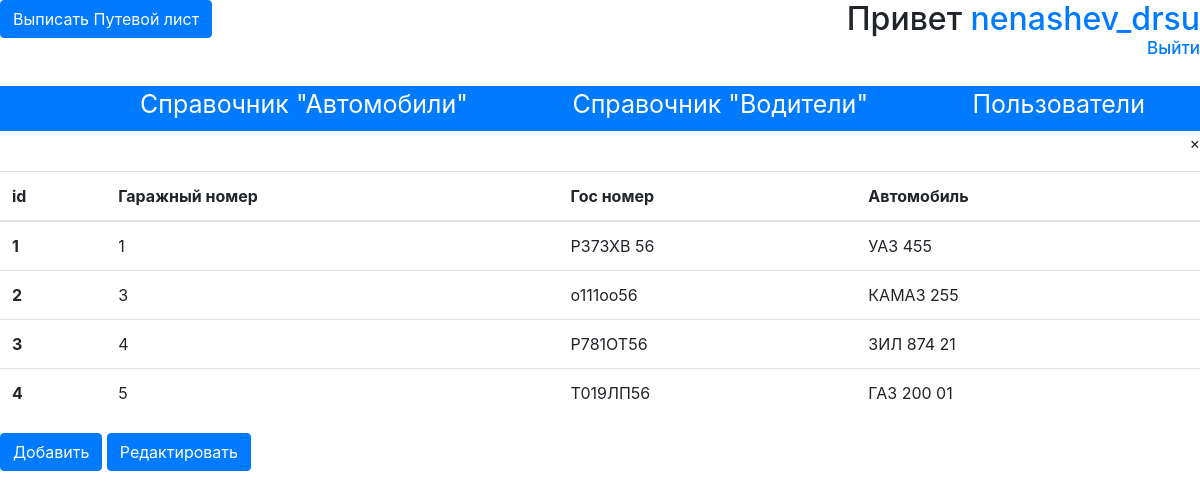
Screenshot of /admin.php (signed in) with the database file from the repository.
### tables this page shows
CREATE TABLE `autos` (
  `id_auto` int(11) NOT NULL,
  `Гаражный номер` varchar(25) NOT NULL,
  `ГосНомер` varchar(25) NOT NULL,
  `Автомобиль` varchar(25) NOT NULL
);

### admin.php (the view, shortened to what this page needs)
<?php require_once('db.php') ?>
<?php
	$data_auto =  mysqli_query($db, "SELECT * FROM autos");
?>
<!DOCTYPE html>
<html lang="en">
<head>
	<link rel="stylesheet" href="style.css">
	<link rel="stylesheet" href="bootstrap/css/bootstrap.css">
</head>
<body>
	<h2 style="float: right;" id="add">Привет <a href="#"><?php echo $_COOKIE['username']; ?></a><br> <a id="exit" href="logout.php">Выйти</a></h2>
    <a href="putevka.php" ><input type="submit" name="use" class="btn btn-primary" value="Выписать Путевой лист"> </a>
	<br> <br> <br>
	<div class="nav-bar">
		<ul>
			<li><a href="#" id="auto">Справочник "Автомобили"</a></li>
			<li><a href="#" id="sprav">Справочник "Водители"</a></li>
			<li><a href="#" id="user">Пользователи</a></li>
			<li><a href="#" id="obj">Объекты</a></li>
		</ul>
	</div>
<div class="autos">
	<p style="float: right; cursor: pointer;" id="close4">&times;</p>
	<table class="table">
		  <thead>
		    <tr>
		      <th scope="col">id</th>
		      <th scope="col">Гаражный номер</th>
		      <th scope="col">Гос номер</th>
		      <th scope="col">Автомобиль</th>
		    </tr>
		  </thead>
		  <tbody>
<?php
while($auto = mysqli_fetch_assoc($data_auto)){
?>
		    <tr>
		      <th scope="row"><?php echo $auto['id_auto'] ?></th>
		      <td><?php echo $auto['Гаражный номер'] ?></td>
		      <td><?php echo $auto['ГосНомер'] ?></td>
		      <td><?php echo $auto['Автомобиль'] ?></td>
		    </tr>
<?php } ?>
		  </tbody>
	</table>
	<button type="button" class="btn btn-primary" data-toggle="modal" data-target="#avtoModal">
 	 Добавить
	</button>
</div>
	<button type="submit" class="btn btn-primary"  data-toggle="modal" data-target="#avtoModal_edit">
 	 Редактировать
	</button>
</body>
</html>

### style.css (style rules this page uses)
#exit { font-size: 17px; float: right; }
.user, .autos, .drivers { display: none; }
.nav-bar ul li { display: inline; }
.nav-bar ul li a { font-size: 25px; margin-left: 100px; color: #fff; text-decoration: none; }
.nav-bar { width: 100%; height: 45px; background: #007bff; }

### rows the page displays
autos: id_auto "1", Гаражный номер "1", ГосНомер "Р373ХВ 56", Автомобиль "УАЗ 455"
autos: id_auto "2", Гаражный номер "3", ГосНомер "о111оо56", Автомобиль "КАМАЗ 255"
autos: id_auto "3", Гаражный номер "4", ГосНомер "Р781ОТ56", Автомобиль "ЗИЛ 874 21"
autos: id_auto "4", Гаражный номер "5", ГосНомер "Т019ЛП56", Автомобиль "ГАЗ 200 01"

### other values shown
$_COOKIE['username'] "nenashev_drsu"
